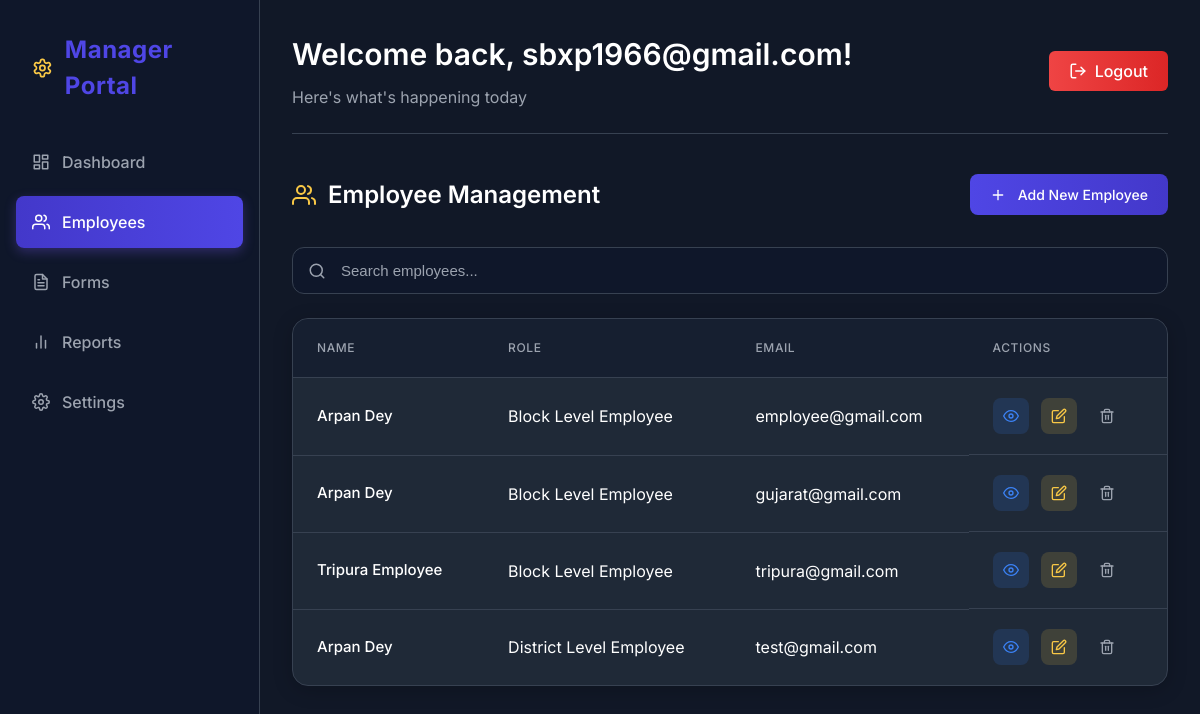
/manager/employees/ (signed in), run on an earlier commit of the app's database.
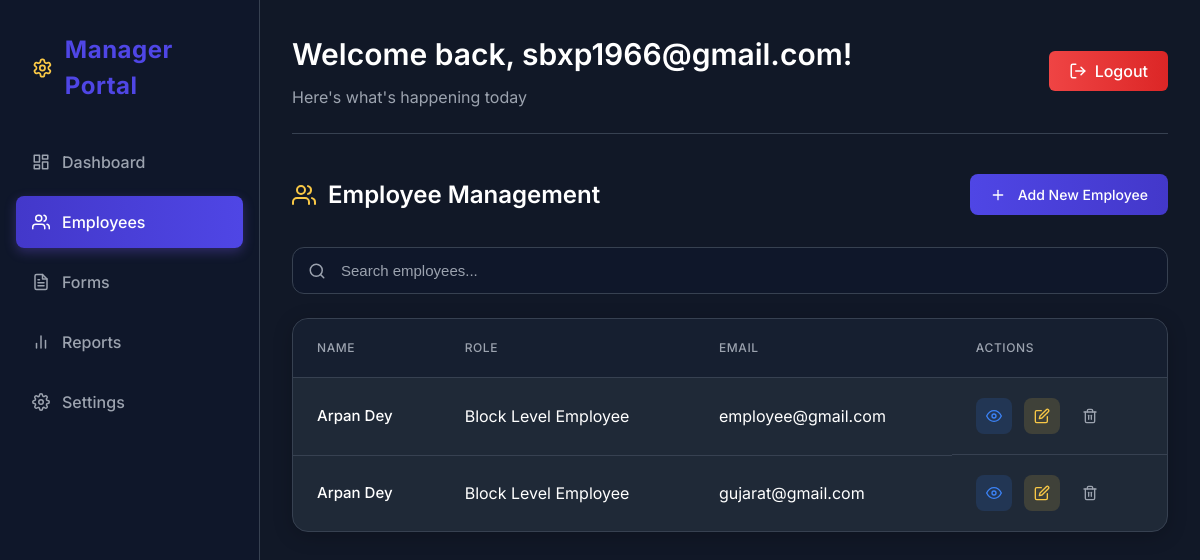
And on a later commit of the database.
### accounts/models.py (models this page shows, shortened)
class User(AbstractUser):
    ADMIN = 'admin'
    DISTRICT_EMPLOYEE = 'district_employee'
    BLOCK_EMPLOYEE = 'block_employee'
    ROLE_CHOICES = [
        (ADMIN, 'Admin'),
        (DISTRICT_EMPLOYEE, 'District Level Employee'),
        (BLOCK_EMPLOYEE, 'Block Level Employee'),
    ]
    username = None
    email = models.EmailField(_('email address'), unique=True)
    role = models.CharField(max_length=20, choices=ROLE_CHOICES, default=ADMIN)
    state = models.CharField(max_length=100, blank=True, null=True)
    district = models.CharField(max_length=100, blank=True, null=True)
    block = models.CharField(max_length=100, blank=True, null=True)
    id = models.AutoField(primary_key=True)
    phone_number = models.CharField(max_length=15, blank=True, null=True)
    USERNAME_FIELD = 'email'
    REQUIRED_FIELDS = []
    objects = CustomUserManager()

### managerdashboard/views.py (the view)
# urls.py: path('employees/', views.employee_list, name='employee_list'),
@login_required
@manager_required
def employee_list(request):
    employees = User.objects.filter(role__in=[User.DISTRICT_EMPLOYEE, User.BLOCK_EMPLOYEE])
    context = {
        'employees': employees,
        'user': request.user,
    }
    return render(request, 'managerdashboard/employee_list.html', context)

### templates/managerdashboard/employee_list.html (shortened to what this page needs)
{% extends 'managerdashboard/base.html' %}
{% load static %}
{% block dashboard_content %}
<div class="employee-list-container">
    <div class="page-header">
        <h2>
            Employee Management
        </h2>
        <a href="{% url 'managerdashboard:add_employee' %}" class="btn-add-employee">
            <svg xmlns="http://www.w3.org/2000/svg" width="16" height="16" viewBox="0 0 24 24" fill="none" stroke="currentColor" stroke-width="2" stroke-linecap="round" stroke-linejoin="round">
                <line x1="12" y1="5" x2="12" y2="19"></line>
                <line x1="5" y1="12" x2="19" y2="12"></line>
            </svg>
            Add New Employee
        </a>
    </div>
    <div class="employee-search">
        <svg class="search-icon" xmlns="http://www.w3.org/2000/svg" width="18" height="18" viewBox="0 0 24 24" fill="none" stroke="currentColor" stroke-width="2" stroke-linecap="round" stroke-linejoin="round">
            <circle cx="11" cy="11" r="8"></circle>
            <line x1="21" y1="21" x2="16.65" y2="16.65"></line>
        </svg>
        <input type="text" id="employeeSearch" placeholder="Search employees..." class="search-input">
    </div>
    {% if employees %}
        <div class="employee-table-container">
            <table class="employee-table">
                <thead>
                    <tr>
                        <th>Name</th>
                        <th>Role</th>
                        <th>Email</th>
                        <th>Actions</th>
                    </tr>
                </thead>
                <tbody>
                    {% for employee in employees %}
                    <tr class="employee-row">
                        <td>
                            <div class="employee-name">{{ employee.get_full_name }}</div>
                        </td>
                        <td>{{ employee.get_role_display }}</td>
                        <td>{{ employee.email }}</td>
                        <td class="actions">
                            <a href="{% url 'managerdashboard:view_employee' employee_id=employee.id %}" class="btn-action btn-view" title="View Details">
                                <svg xmlns="http://www.w3.org/2000/svg" width="16" height="16" viewBox="0 0 24 24" fill="none" stroke="currentColor" stroke-width="2" stroke-linecap="round" stroke-linejoin="round">
                                    <path d="M1 12s4-8 11-8 11 8 11 8-4 8-11 8-11-8-11-8z"></path>
                                    <circle cx="12" cy="12" r="3"></circle>
                                </svg>
                            </a>
                            <a href="{% url 'managerdashboard:edit_employee' employee_id=employee.id %}" class="btn-action btn-edit" title="Edit">
                            </a>
                            <a href="{% url 'managerdashboard:delete_employee' employee_id=employee.id %}" class="btn-action btn-delete" title="Delete">
                            </a>
                        </td>
                    </tr>
                    {% endfor %}
                </tbody>
            </table>
        </div>
    {% endif %}
</div>
{% endblock %}

### templates/managerdashboard/base.html (shortened to what this page needs)
{% extends 'base.html' %}
{% load static %}
{% block extra_css %}
<link rel="stylesheet" href="https://cdnjs.cloudflare.com/ajax/libs/font-awesome/6.0.0/css/all.min.css">
<link rel="stylesheet" href="{% static 'css/manager-dashboard.css' %}">
<link rel="stylesheet" href="{% static 'css/form-builder.css' %}">
{% endblock %}
{% block content %}
<div class="dashboard-container">
    <aside class="sidebar">
        <div class="sidebar-header">
            <h2>
                <span>Manager Portal</span>
            </h2>
        </div>
        <nav class="sidebar-nav">
            <ul>
                <li class="{% if request.resolver_match.url_name == 'manager_dashboard' %}active{% endif %}">
                    <a href="{% url 'managerdashboard:manager_dashboard' %}">
                        <span>Dashboard</span>
                    </a>
                </li>
                <li class="{% if request.resolver_match.url_name == 'employee_list' %}active{% endif %}">
                    <a href="{% url 'managerdashboard:employee_list' %}">
                        <span>Employees</span>
                    </a>
                </li>
                <li class="{% if request.resolver_match.url_name == 'forms_list' %}active{% endif %}">
                    <a href="{% url 'managerdashboard:forms_list' %}">
                        <span>Forms</span>
                    </a>
                </li>
                <li class="{% if request.resolver_match.url_name == 'reports' %}active{% endif %}">
                    <a href="{% url 'managerdashboard:reports' %}">
                        <svg xmlns="http://www.w3.org/2000/svg" width="24" height="24" viewBox="0 0 24 24" fill="none" stroke="currentColor" stroke-width="2" stroke-linecap="round" stroke-linejoin="round">
                            <line x1="18" y1="20" x2="18" y2="10"></line>
                            <line x1="12" y1="20" x2="12" y2="4"></line>
                            <line x1="6" y1="20" x2="6" y2="14"></line>
                        </svg>
                        <span>Reports</span>
                    </a>
                </li>
                <li>
                    <a href="#">
                        <span>Settings</span>
                    </a>
                </li>
            </ul>
        </nav>
    </aside>
    <main class="main-content main-with-sidebar">
        <header class="top-bar">
            <div class="welcome-text">
                <h1>Welcome back, {{ user.get_full_name|default:user.email }}!</h1>
                <p>Here's what's happening today</p>
            </div>
            <div class="user-menu">
                <a href="{% url 'logout' %}" class="logout-btn">
                    Logout
                </a>
            </div>
        </header>
        {% block dashboard_content %}{% endblock %}
    </main>
</div>
{% endblock %}

### templates/base.html (shortened to what this page needs)
<!DOCTYPE html>
<html lang="en">
<head>
    {% block extra_css %}{% endblock %}
</head>
<body>
    {% block content %}{% endblock %}
</body>
</html>

### templates/base.html (style rules this page uses)
* { margin: 0; padding: 0; box-sizing: border-box; }
body { font-family: -apple-system, BlinkMacSystemFont, "Segoe UI", Roboto, "Helvetica Neue", Arial, sans-serif; line-height: 1.5; background: #111827; color: #E5E7EB; min-height: 100vh; }

What changed in the data, as far as the page shows it:
removed User: get_full_name "Tripura Employee", role "Block Level Employee", email "tripura@gmail.com"
removed User: get_full_name "Arpan Dey", role "District Level Employee", email "test@gmail.com"
